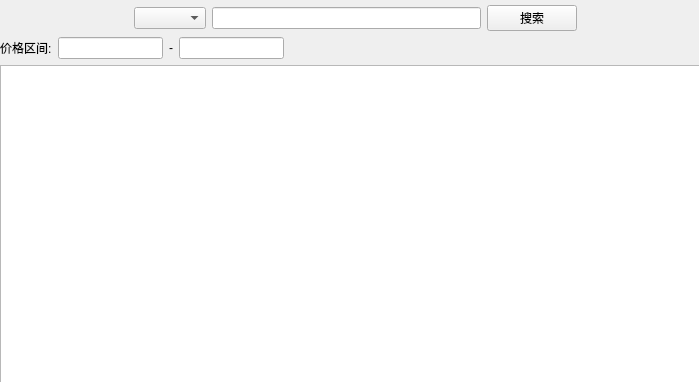
<?xml version="1.0" encoding="UTF-8"?>
<ui version="4.0">
 <class>Market</class>
 <widget class="QWidget" name="Market">
  <property name="geometry">
   <rect>
    <x>0</x>
    <y>0</y>
    <width>699</width>
    <height>382</height>
   </rect>
  </property>
  <property name="windowTitle">
   <string>Form</string>
  </property>
  <widget class="QWidget" name="MainFrame" native="true">
   <property name="geometry">
    <rect>
     <x>0</x>
     <y>0</y>
     <width>711</width>
     <height>393</height>
    </rect>
   </property>
   <layout class="QVBoxLayout" name="verticalLayout_4" stretch="0,0,0">
    <item>
     <layout class="QHBoxLayout" name="horizontalLayout_4" stretch="3,0,6,2,3">
      <property name="topMargin">
       <number>5</number>
      </property>
      <item>
       <spacer name="horizontalSpacer_6">
        <property name="orientation">
         <enum>Qt::Horizontal</enum>
        </property>
        <property name="sizeHint" stdset="0">
         <size>
          <width>25</width>
          <height>24</height>
         </size>
        </property>
       </spacer>
      </item>
      <item>
       <widget class="QComboBox" name="comboBox_3">
        <property name="editable">
         <bool>false</bool>
        </property>
       </widget>
      </item>
      <item>
       <widget class="QLineEdit" name="search_input"/>
      </item>
      <item>
       <widget class="QPushButton" name="search_button">
        <property name="text">
         <string>搜索</string>
        </property>
       </widget>
      </item>
      <item>
       <spacer name="horizontalSpacer_7">
        <property name="orientation">
         <enum>Qt::Horizontal</enum>
        </property>
        <property name="sizeHint" stdset="0">
         <size>
          <width>40</width>
          <height>20</height>
         </size>
        </property>
       </spacer>
      </item>
     </layout>
    </item>
    <item>
     <layout class="QHBoxLayout" name="horizontalLayout_5" stretch="2,3">
      <item>
       <layout class="QHBoxLayout" name="horizontalLayout_6">
        <item>
         <widget class="QLabel" name="label">
          <property name="text">
           <string>价格区间:</string>
          </property>
         </widget>
        </item>
        <item>
         <widget class="QLineEdit" name="lineEdit_5"/>
        </item>
        <item>
         <widget class="QLabel" name="label_4">
          <property name="text">
           <string>-</string>
          </property>
         </widget>
        </item>
        <item>
         <widget class="QLineEdit" name="lineEdit_6"/>
        </item>
       </layout>
      </item>
      <item>
       <spacer name="horizontalSpacer_2">
        <property name="orientation">
         <enum>Qt::Horizontal</enum>
        </property>
        <property name="sizeHint" stdset="0">
         <size>
          <width>40</width>
          <height>20</height>
         </size>
        </property>
       </spacer>
      </item>
     </layout>
    </item>
    <item>
     <widget class="QTableView" name="market"/>
    </item>
   </layout>
  </widget>
 </widget>
 <resources/>
 <connections/>
</ui>
